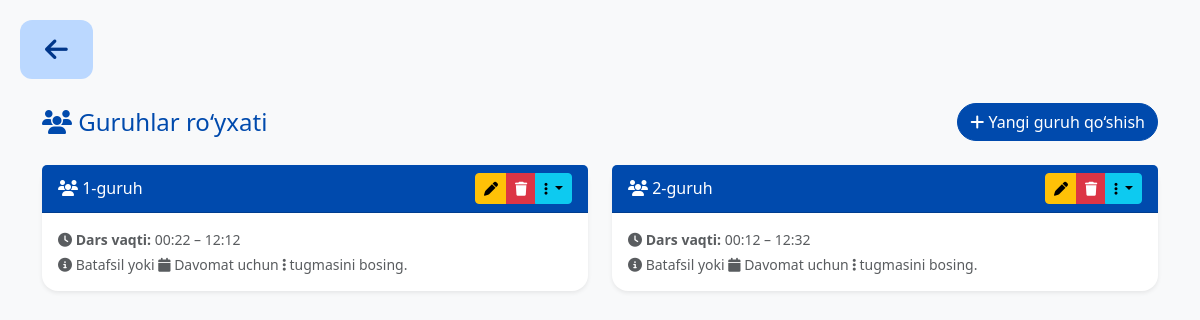
Page /accounts/groups/ on the committed database.
### accounts/models.py (models this page shows, shortened)
class Group(models.Model):
    name = models.CharField(max_length=100)
    teacher = models.ForeignKey(
        CustomUser,
        on_delete=models.SET_NULL,
        null=True,
        limit_choices_to={'role': 'teacher'},
        related_name='teacher_groups'
    )
    students = models.ManyToManyField(
        CustomUser,
        blank=True,
        limit_choices_to={'role': 'student'},
        related_name='student_groups'
    )
    created_at = models.DateTimeField(auto_now_add=True)
    lesson_start_time = models.TimeField(null=True, blank=True)
    lesson_end_time = models.TimeField(null=True, blank=True)

### accounts/views.py (the view)
# urls.py: path('groups/', views.group_list, name='group_list'),
def group_list(request):
    groups = Group.objects.all()
    return render(request, 'accounts/group_list.html', {'groups': groups})

### templates/accounts/group_list.html (shortened to what this page needs)
<!DOCTYPE html>
<html lang="uz">
<head>
  <link
    href="https://cdn.jsdelivr.net/npm/bootstrap@5.3.3/dist/css/bootstrap.min.css"
    rel="stylesheet"
  />
  <link
    rel="stylesheet"
    href="https://cdnjs.cloudflare.com/ajax/libs/font-awesome/6.5.2/css/all.min.css"
  />
</head>
<body class="bg-light">
  <a href="{% url 'accounts:index' %}" class="back-link">
    <button class="back-icon">
      <i class="fa fa-arrow-left"></i>
    </button>
  </a>
  <div class="container my-4">
    <div class="d-flex justify-content-between align-items-center flex-wrap gap-2 mb-4">
      <h2 class="text-primary-custom mb-0 fs-4">
        <i class="fa fa-users"></i> Guruhlar ro‘yxati
      </h2>
      <a href="{% url 'accounts:add_group' %}" class="btn btn-primary-custom rounded-pill">
        <i class="fa fa-plus"></i> Yangi guruh qo‘shish
      </a>
    </div>
    {% if groups %}
      <div class="row">
        {% for group in groups %}
          <div class="col-md-6 col-sm-12 mb-4">
            <div class="card shadow-sm border-0 rounded-4">
              <div class="card-header bg-primary-custom text-white d-flex justify-content-between align-items-center flex-wrap gap-2">
                <h5 class="mb-0 fs-6">
                  <a href="{% url 'accounts:group_detail' group.id %}" class="text-white text-decoration-none">
                    <i class="fa fa-users"></i> {{ group.name }}
                  </a>
                </h5>
                <div class="btn-group">
                  <a href="{% url 'accounts:edit_item_role' 'group' group.id %}" class="btn btn-warning btn-sm btn-hover-scale" title="Tahrirlash">
                    <i class="fa fa-pen"></i>
                  </a>
                  <a href="{% url 'accounts:delete_item' 'group' group.id %}" class="btn btn-danger btn-sm btn-hover-scale" title="O‘chirish">
                    <i class="fa fa-trash"></i>
                  </a>
                  <button type="button" class="btn btn-info btn-sm dropdown-toggle" data-bs-toggle="dropdown" aria-expanded="false" title="Batafsil">
                    <i class="fa fa-ellipsis-v"></i>
                  </button>
                </div>
              </div>
              <div class="card-body text-muted small">
                <p class="mb-1">
                  <strong><i class="fa fa-clock"></i> Dars vaqti:</strong>
                  {% if group.lesson_start_time and group.lesson_end_time %}
                    {{ group.lesson_start_time|time:"H:i" }} – {{ group.lesson_end_time|time:"H:i" }}
                  {% else %}
                    Belgilanmagan
                  {% endif %}
                </p>
                <p class="mb-0">
                  <strong><i class="fa fa-info-circle"></i></strong> Batafsil yoki
                  <strong><i class="fa fa-calendar"></i></strong> Davomat uchun
                  <i class="fa fa-ellipsis-v"></i> tugmasini bosing.
                </p>
              </div>
            </div>
          </div>
        {% endfor %}
      </div>
    {% else %}
      <div class="alert alert-warning text-center rounded-4 shadow-sm">
        <i class="fa fa-exclamation-circle"></i> Hozircha guruhlar mavjud emas.
      </div>
    {% endif %}
  </div>
</body>
</html>

### templates/accounts/group_list.html (style rules this page uses)
.bg-primary-custom { background-color: #004aad !important; }
.text-primary-custom { color: #004aad !important; }
.btn-primary-custom { background-color: #004aad; border-color: #004aad; color: #fff; }
.back-icon { background-color: #bbd8ff; border: none; color: #00368a; margin-top: 20px; margin-left: 20px; padding: 10px 25px; font-size: 26px; border-radius: 12px; }

### rows in the picture
Group: name "1-guruh", lesson_start_time "00:22", lesson_end_time "12:12"
Group: name "2-guruh", lesson_start_time "00:12", lesson_end_time "12:32"
